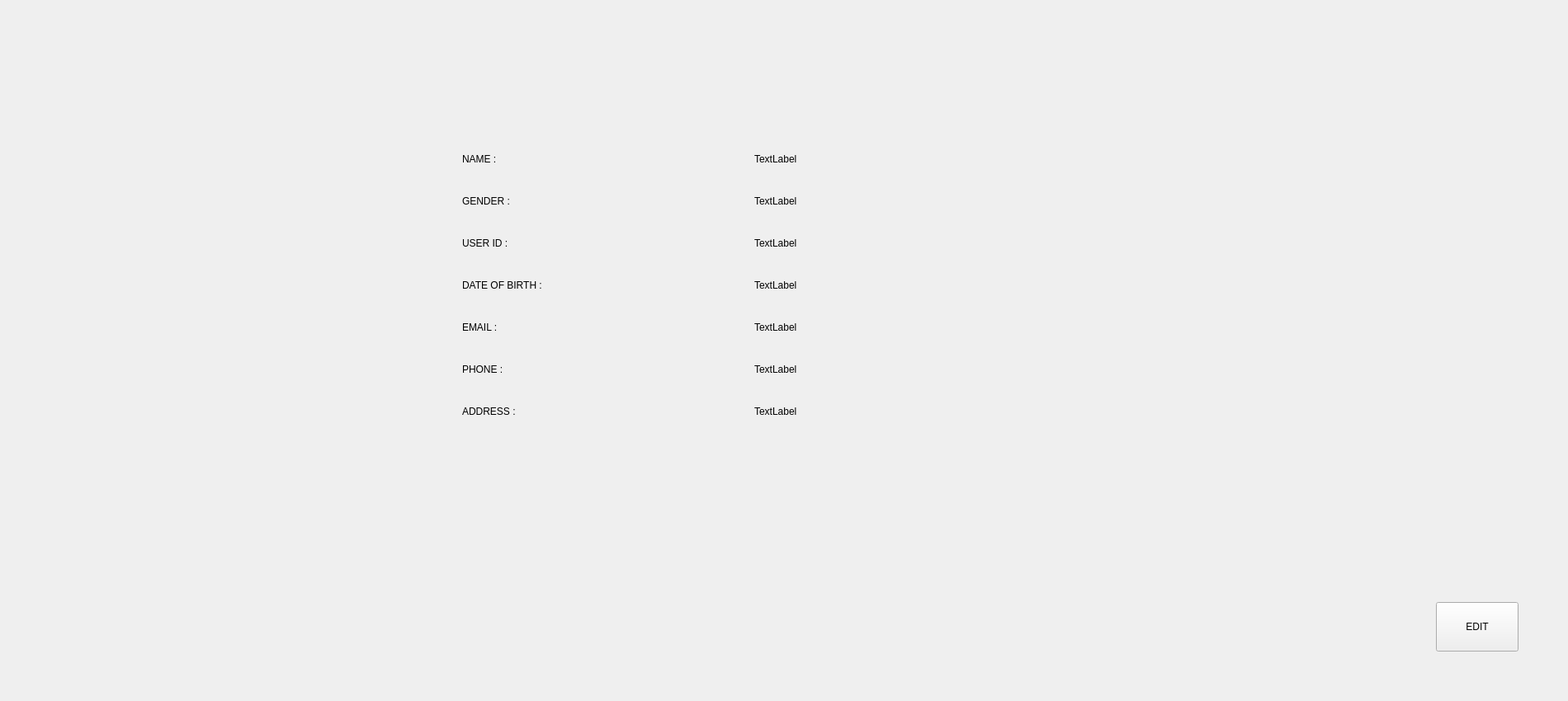
<?xml version="1.0" encoding="UTF-8"?>
<ui version="4.0">
 <class>patientinfo</class>
 <widget class="QWidget" name="patientinfo">
  <property name="geometry">
   <rect>
    <x>0</x>
    <y>0</y>
    <width>1900</width>
    <height>850</height>
   </rect>
  </property>
  <property name="windowTitle">
   <string>Form</string>
  </property>
  <widget class="QPushButton" name="editButton">
   <property name="geometry">
    <rect>
     <x>1740</x>
     <y>730</y>
     <width>100</width>
     <height>60</height>
    </rect>
   </property>
   <property name="text">
    <string>EDIT</string>
   </property>
  </widget>
  <widget class="QWidget" name="">
   <property name="geometry">
    <rect>
     <x>560</x>
     <y>170</y>
     <width>701</width>
     <height>351</height>
    </rect>
   </property>
   <layout class="QGridLayout" name="gridLayout">
    <item row="4" column="0">
     <widget class="QLabel" name="label_5">
      <property name="text">
       <string>EMAIL :</string>
      </property>
     </widget>
    </item>
    <item row="4" column="1">
     <widget class="QLabel" name="labelemail">
      <property name="text">
       <string>TextLabel</string>
      </property>
     </widget>
    </item>
    <item row="5" column="1">
     <widget class="QLabel" name="labelphone">
      <property name="text">
       <string>TextLabel</string>
      </property>
     </widget>
    </item>
    <item row="1" column="0">
     <widget class="QLabel" name="label_2">
      <property name="text">
       <string>GENDER :</string>
      </property>
     </widget>
    </item>
    <item row="6" column="1">
     <widget class="QLabel" name="labeladdress">
      <property name="text">
       <string>TextLabel</string>
      </property>
     </widget>
    </item>
    <item row="0" column="0">
     <widget class="QLabel" name="label">
      <property name="text">
       <string>NAME :</string>
      </property>
     </widget>
    </item>
    <item row="2" column="0">
     <widget class="QLabel" name="label_4">
      <property name="text">
       <string>USER ID :</string>
      </property>
     </widget>
    </item>
    <item row="2" column="1">
     <widget class="QLabel" name="labelidnumber">
      <property name="text">
       <string>TextLabel</string>
      </property>
     </widget>
    </item>
    <item row="0" column="1">
     <widget class="QLabel" name="labelname">
      <property name="text">
       <string>TextLabel</string>
      </property>
     </widget>
    </item>
    <item row="5" column="0">
     <widget class="QLabel" name="label_3">
      <property name="text">
       <string>PHONE :</string>
      </property>
     </widget>
    </item>
    <item row="1" column="1">
     <widget class="QLabel" name="labelgender">
      <property name="text">
       <string>TextLabel</string>
      </property>
     </widget>
    </item>
    <item row="6" column="0">
     <widget class="QLabel" name="label_6">
      <property name="text">
       <string>ADDRESS :</string>
      </property>
     </widget>
    </item>
    <item row="3" column="0">
     <widget class="QLabel" name="label_8">
      <property name="text">
       <string>DATE OF BIRTH :</string>
      </property>
     </widget>
    </item>
    <item row="3" column="1">
     <widget class="QLabel" name="labelbirth">
      <property name="text">
       <string>TextLabel</string>
      </property>
     </widget>
    </item>
   </layout>
  </widget>
 </widget>
 <resources/>
 <connections/>
</ui>
